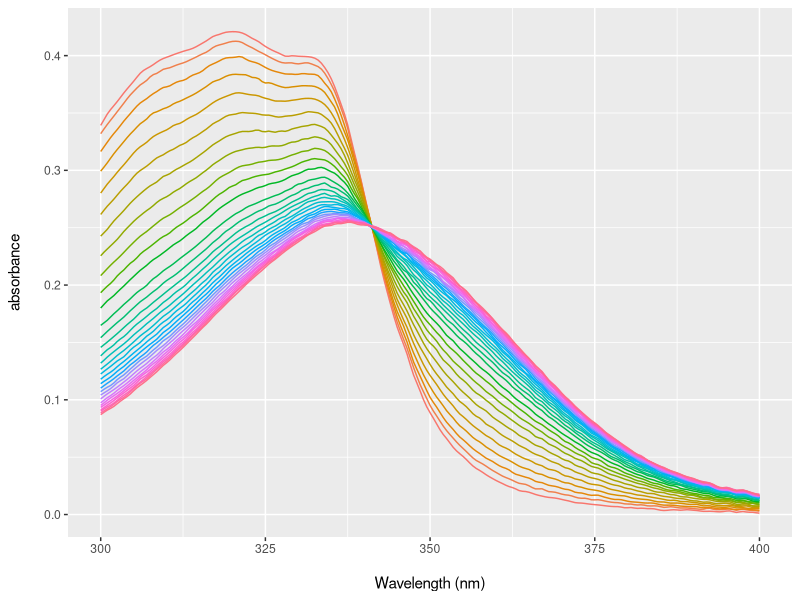
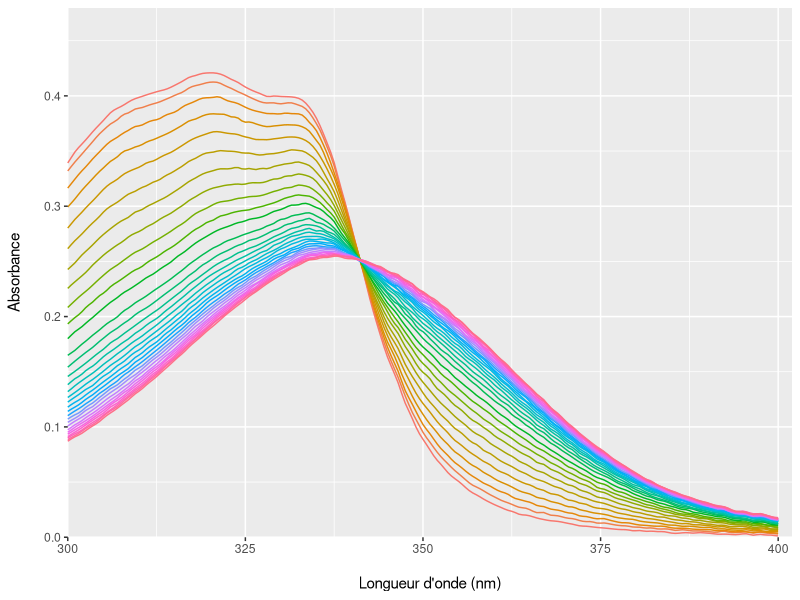

Write the R code that produced these figures, in order.
graphics.off()
remove(list = ls())

library(ggplot2)
library(cowplot)
library(reshape2)

valeurs1 <- data.frame(read.csv("1 10 min MDH2 ph6.55 ttes 10s.csv", sep = ';', dec = ".", header = TRUE))
valeurs2 <- data.frame(read.csv("2 10 min MDH2 ph6.55 ttes 10s.csv", sep = ';', dec = ".", header = TRUE))
valeurs3 <- data.frame(read.csv("3 10 min MDH2 ph6.55 ttes 10s.csv", sep = ';', dec = ".", header = TRUE))
#valeurs4 <- data.frame(read.csv("4 10 min MDH2 ph6.55 ttes 10s.csv", sep = ';', dec = ".", header = TRUE))

valeurs <- cbind(valeurs1[-1],valeurs2[-1], valeurs3[-1])#, valeurs4[-1])
c <- 1:ncol(valeurs)
df <- valeurs[ , c%%6==1]
df <- cbind(df, valeurs1[1])
colnames(df) <- c(c(1:31), "wavelength")
df1 <- melt(df, id.vars="wavelength")

g <- ggplot (df1, aes(x= wavelength, y= value, group = variable, color = variable))
g <- g + geom_line()
g <- g + theme(legend.position = "none")
g <- g + scale_x_continuous(name = "\nWavelength (nm)")
g <- g + scale_y_continuous(name = "absorbance\n")
g
save_plot('MDH2 ph6.55 1min.png', g, base_aspect_ratio = 1.3)

g <- ggplot (df1, aes(x= wavelength, y= value, group = variable, color = variable))
g <- g + geom_line()
g <- g + theme(legend.position = "none")
g <- g + scale_x_continuous(name = "\nLongueur d'onde (nm)", limits = c(300, 402), expand = c(0,0))
g <- g + scale_y_continuous(name = "Absorbance\n", limits = c(0, 0.48), expand = c(0,0))
g
save_plot('MDH2_ph655_1min_fr.png', g, base_aspect_ratio = 1.3)
